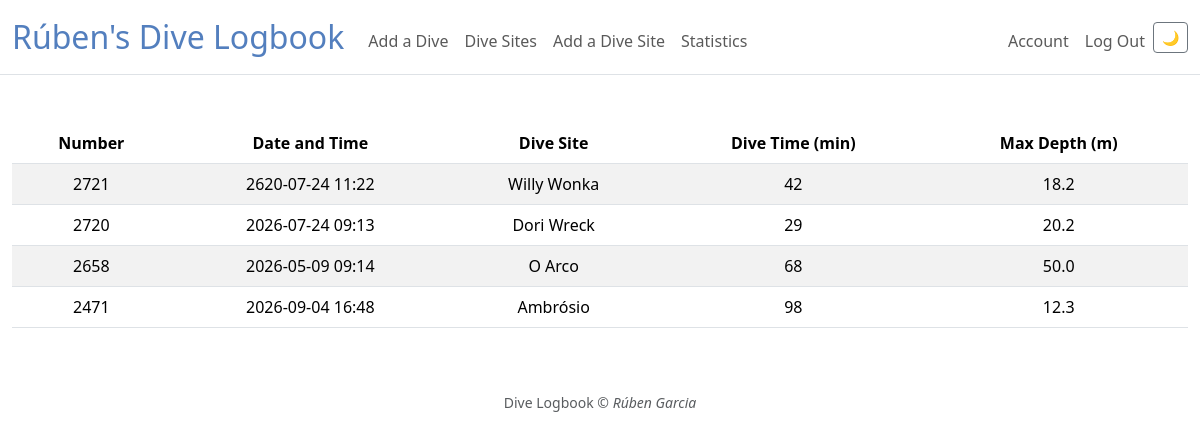
The page / (signed in) on the database its author committed.
### tables this page shows
CREATE TABLE "logs" (
    "id" INTEGER,
    "user_id" INTEGER NOT NULL,
    "number" INTEGER NOT NULL,
    "datetime" TEXT NOT NULL DEFAULT CURRENT_TIMESTAMP,
    "divesite_id" INTEGER NOT NULL,
    "dive_time" INTEGER NOT NULL CHECK("dive_time" BETWEEN 1 AND 180),
    "max_depth" REAL NOT NULL CHECK("max_depth" > 0 AND "max_depth" < 200),
    "av_depth" REAL CHECK("av_depth" IS NULL OR ("av_depth" > 0 AND "av_depth" < "max_depth")),
    "start_pressure" INTEGER CHECK("start_pressure" > 0 AND "start_pressure" <= 232),
    "end_pressure" INTEGER CHECK("start_pressure" IS NULL OR "end_pressure" IS NULL OR "start_pressure" >= "end_pressure" AND "end_pressure" > 0),
    "volume" REAL DEFAULT 12 CHECK("volume" BETWEEN 1 AND 15),
    "sac" REAL,
    "water_temp" INTEGER CHECK("water_temp" BETWEEN -2 AND 40),
    "visibility" INTEGER CHECK("visibility" >= 0),
    "notes" TEXT,
    PRIMARY KEY("id"),
    FOREIGN KEY("divesite_id") REFERENCES "divesites"("id"),
    FOREIGN KEY("user_id") REFERENCES "users"("id") ON DELETE CASCADE,
    UNIQUE("user_id", "number")
);

CREATE TABLE "divesites" (
    "id" INTEGER,
    "divesite" TEXT NOT NULL UNIQUE,
    PRIMARY KEY("id")
);

### app.py (the view)
@app.route("/")
@login_required
def index():
    user_logbook = db.execute(
        "SELECT * FROM logbook WHERE user_id = ?", session["user_id"]
    )
    dive_sites = db.execute("SELECT divesite FROM divesites")
    return render_template(
        "index.html", user_logbook=user_logbook, dive_sites=dive_sites
    )

### app.py (called while the page is built)
@app.after_request
def after_request(response):
    response.headers["Cache-Control"] = "no-cache, no-store, must-revalidate"
    response.headers["Expires"] = 0
    response.headers["Pragma"] = "no-cache"
    return response

### helpers.py (called while the page is built)
def login_required(f):
    @wraps(f)
    def decorated_function(*args, **kwargs):
        if session.get("user_id") is None:
            return redirect("/login")
        return f(*args, **kwargs)
    return decorated_function

### templates/index.html (shortened to what this page needs)
{% extends "layout.html" %}
{% block main %}
    <table class="table table-striped">
        <thead>
            <tr>
                <th class="text-center">Number</th>
                <th class="text-center">Date and Time</th>
                <th class="text-center">Dive Site</th>
                <th class="text-center">Dive Time (min)</th>
                <th class="text-center">Max Depth (m)</th>
            </tr>
        </thead>
        <tbody>
            {% for dive in user_logbook %}
                <tr onclick="window.location='/dive?number={{ dive.number }}';" style="cursor: pointer;">
                    <td class="text-center">{{ dive.number }}</td>
                    <td class="text-center">{{ dive.datetime }}</td>
                    <td class="text-center">{{ dive.divesite }}</td>
                    <td class="text-center">{{ dive.dive_time }}</td>
                    <td class="text-center">{{ dive.max_depth }}</td>
                </tr>
                {% endfor %}
        </tbody>
    </table>
{% endblock %}

### templates/layout.html (shortened to what this page needs)
<!DOCTYPE html>
<html lang="en" data-bs-theme="light">
    <head>
        <link href="https://cdn.jsdelivr.net/npm/bootstrap@5.3.8/dist/css/bootstrap.min.css" rel="stylesheet">
        <link href="/static/styles.css" rel="stylesheet">
    </head>
    <body>
        <nav class="navbar navbar-expand-md border-bottom">
            <div class="container-fluid">
                <a class="navbar-brand" href="/">
                    <span class="blue">
                        {% if session.get("name") %}
                            {{ session["name"] }}'s Dive Logbook
                        {% else %}
                            Dive Logbook
                        {% endif %}
                    </span>
                </a>
                <div class="collapse navbar-collapse" id="navbar">
                    {% if session.get("user_id") %}
                        <ul class="navbar-nav me-auto mt-2">
                            <li class="nav-item"><a class="nav-link" href="/add_dive">Add a Dive</a></li>
                            <li class="nav-item"><a class="nav-link" href="/dive_sites">Dive Sites</a></li>
                            <li class="nav-item"><a class="nav-link" href="/add_dive_site">Add a Dive Site</a></li>
                            <li class="nav-item"><a class="nav-link" href="/stats">Statistics</a></li>
                        </ul>
                        <ul class="navbar-nav ms-auto mt-2">
                            <li class="nav-item"><a class="nav-link" href="/account">Account</a></li>
                            <li class="nav-item"><a class="nav-link" href="/logout">Log Out</a></li>
                        </ul>
                    {% else %}
                        <ul class="navbar-nav ms-auto mt-2">
                            <li class="nav-item"><a class="nav-link" href="/register">Register</a></li>
                            <li class="nav-item"><a class="nav-link" href="/login">Log In</a></li>
                        </ul>
                    {% endif %}
                    <button
                        id="theme-toggle"
                        class="btn btn-outline-secondary btn-sm"
                        type="button">
                        🌙
                    </button>
                </div>
            </div>
        </nav>
        <main class="container-fluid py-5 text-center">
            {% block main %}{% endblock %}
        </main>
        <footer class="mb-5 small text-center text-muted">
            Dive Logbook &copy <i>Rúben Garcia</i>
        </footer>
    </body>
</html>

### static/styles.css (style rules this page uses)
nav .navbar-brand { font-size: xx-large; }
nav .navbar-brand .blue { color: #537fbe; }

### rows shown on the page
logs: number "2721", datetime "2620-07-24 11:22", divesite "Willy Wonka", dive_time "42", max_depth "18.2"
logs: number "2720", datetime "2026-07-24 09:13", divesite "Dori Wreck", dive_time "29", max_depth "20.2"
logs: number "2658", datetime "2026-05-09 09:14", divesite "O Arco", dive_time "68", max_depth "50.0"
logs: number "2471", datetime "2026-09-04 16:48", divesite "Ambrósio", dive_time "98", max_depth "12.3"

### other values the page prints
{{ session["name"] }} "Rúben"
